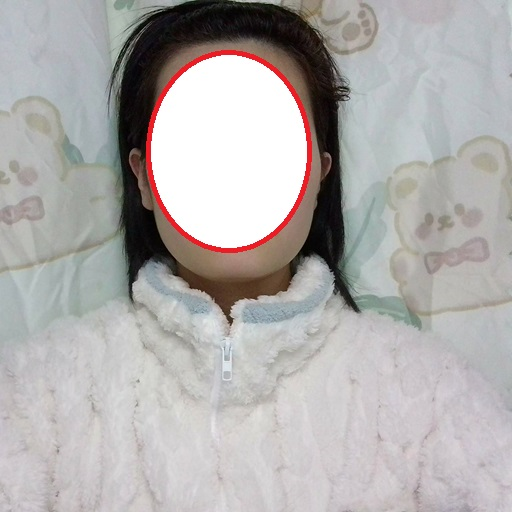
#> input picture DIP/images/face.jpg, 512 x 512 px, found by its file name
$ python '人脸检测.py'
#> lines starting #> are read from the running program, lines starting #| are printed output that depends on the picture; after the words box and inside, x2 and y2 are one past the last pixel; in counts of white or black regions, pixels touching at a corner belong together
import cv2

# 1. 加载人脸检测的 Haar Cascade 分类器模型
# OpenCV 提供了一个预训练的模型 'haarcascade_frontalface_default.xml'
face_cascade = cv2.CascadeClassifier(cv2.data.haarcascades + 'haarcascade_frontalface_default.xml')

# 2. 读取输入图像
img = cv2.imread('face.jpg')
#> img is the input picture: shape (512, 512, 3); mean B, G, R 172.4, 173.5, 176.5
if img is None:
    print("无法加载图像，请检查文件路径")
    exit()

# 3. 转换为灰度图像，因为 Viola-Jones 需要灰度图像进行处理
gray = cv2.cvtColor(img, cv2.COLOR_BGR2GRAY)
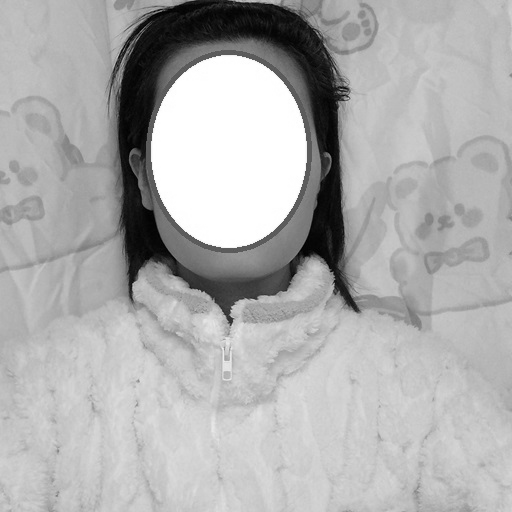
#> gray: shape (512, 512); min 0, max 255, mean 174.3

# 4. 进行人脸检测
# 参数依次是：灰度图像、检测的最小目标大小、邻近的矩形区域之间的最小间隔等
faces = face_cascade.detectMultiScale(gray, scaleFactor=1.1, minNeighbors=5, minSize=(30, 30))
#> faces = [[55, 138, 67, 67]]

# 5. 在图像上绘制矩形框标记出人脸
for (x, y, w, h) in faces:
    cv2.rectangle(img, (x, y), (x + w, y + h), (0, 255, 0), 2)  # 绿色矩形框，线宽为2
#> this loop made 1 pass
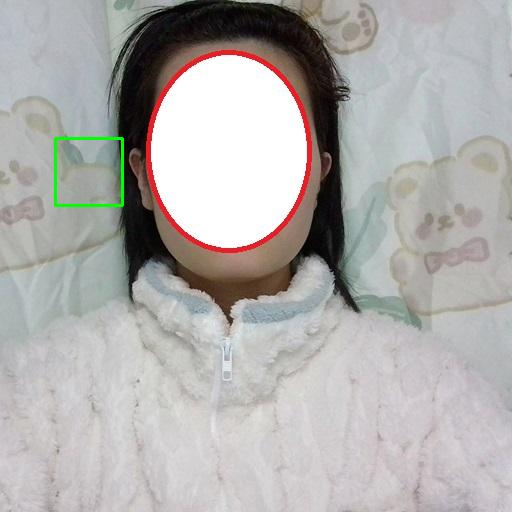
#> img: shape (512, 512, 3); 0.31% of pixels changed, all inside (x1, y1, x2, y2) = (54, 137, 124, 207)

# 6. 显示检测结果
cv2.imshow('Detected Faces', img)

# 等待按键操作，关闭窗口
cv2.waitKey(0)
cv2.destroyAllWindows()
